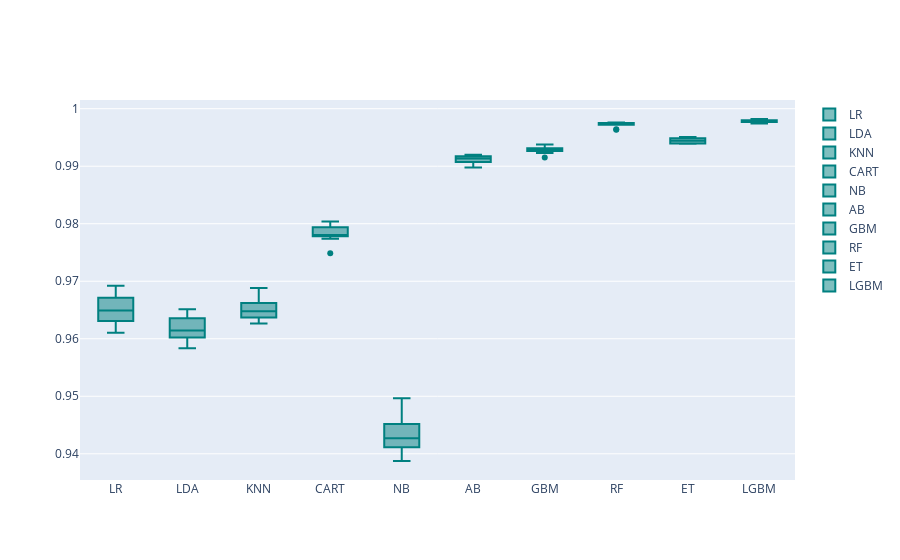

The code cell stored with this chart in its notebook:
### Code cell
models = GetBasedModel()
names,results = BasedLine2(X_train, y_train, models)
PlotBoxR().PlotResult(names,results)

### Figure 1 — Plotly figure (JSON) as saved in the notebook; plotly's stock layout.template omitted (floating-point values rounded to 4 significant figures)
{"data": [{"marker": {"color": "rgb(0, 128, 128)"}, "name": "LR", "type": "box", "y": [0.963, 0.9644, 0.9692, 0.9656, 0.9677, 0.9631, 0.9671, 0.961, 0.9652, 0.9646]}, {"marker": {"color": "rgb(0, 128, 128)"}, "name": "LDA", "type": "box", "y": [0.9583, 0.9619, 0.9647, 0.9617, 0.9636, 0.9602, 0.9651, 0.959, 0.9612, 0.9603]}, {"marker": {"color": "rgb(0, 128, 128)"}, "name": "KNN", "type": "box", "y": [0.9627, 0.9634, 0.9658, 0.9679, 0.9662, 0.9656, 0.9688, 0.964, 0.9638, 0.9637]}, {"marker": {"color": "rgb(0, 128, 128)"}, "name": "CART", "type": "box", "y": [0.9748, 0.9794, 0.9778, 0.9779, 0.9802, 0.9774, 0.9804, 0.978, 0.9793, 0.9781]}, {"marker": {"color": "rgb(0, 128, 128)"}, "name": "NB", "type": "box", "y": [0.943, 0.9407, 0.9452, 0.9434, 0.9453, 0.9411, 0.9497, 0.9417, 0.9424, 0.9387]}, {"marker": {"color": "rgb(0, 128, 128)"}, "name": "AB", "type": "box", "y": [0.9913, 0.9919, 0.9916, 0.9917, 0.9914, 0.9898, 0.992, 0.9907, 0.9901, 0.9908]}, {"marker": {"color": "rgb(0, 128, 128)"}, "name": "GBM", "type": "box", "y": [0.9928, 0.9938, 0.993, 0.993, 0.9931, 0.9915, 0.9927, 0.993, 0.9923, 0.9932]}, {"marker": {"color": "rgb(0, 128, 128)"}, "name": "RF", "type": "box", "y": [0.9976, 0.9975, 0.9975, 0.9975, 0.9974, 0.9963, 0.9975, 0.9972, 0.9964, 0.9974]}, {"marker": {"color": "rgb(0, 128, 128)"}, "name": "ET", "type": "box", "y": [0.9939, 0.9948, 0.9949, 0.9949, 0.9942, 0.994, 0.9951, 0.9939, 0.9941, 0.9946]}, {"marker": {"color": "rgb(0, 128, 128)"}, "name": "LGBM", "type": "box", "y": [0.9977, 0.998, 0.9977, 0.9977, 0.9981, 0.9974, 0.9982, 0.9978, 0.9977, 0.9976]}], "layout": {"autosize": true, "xaxis": {"autorange": true, "range": [-0.5, 9.5], "type": "category"}, "yaxis": {"autorange": true, "range": [0.9354, 1.002], "type": "linear"}}}
